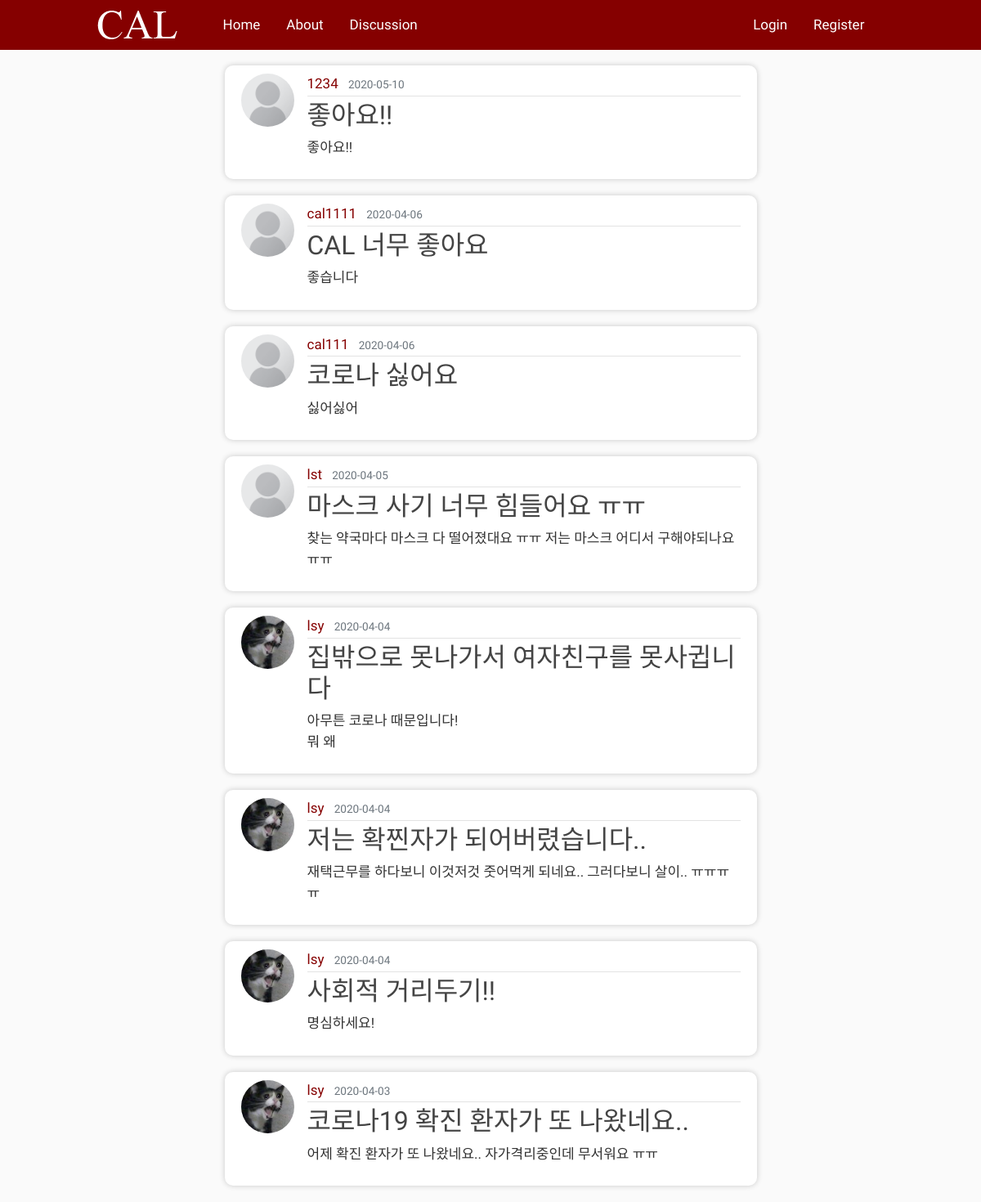
Page /discussion on the committed database.
### flaskblog/models.py (models this page shows, shortened)
class Post(db.Model):
    id = db.Column(db.Integer, primary_key=True)
    title = db.Column(db.String(100), nullable=False)
    date_posted = db.Column(db.DateTime, nullable=False, default=datetime.utcnow())
    content = db.Column(db.Text, nullable=False)
    user_id = db.Column(db.Integer, db.ForeignKey('user.id'), nullable=False)

class User(db.Model, UserMixin):
    id = db.Column(db.Integer, primary_key=True)
    username = db.Column(db.String(20), unique=True, nullable=False)
    email = db.Column(db.String(120), unique=True, nullable=False)
    image_file = db.Column(db.String(20), nullable=False, default='default.jpg')
    password = db.Column(db.String(60), nullable=False)
    posts = db.relationship('Post', backref='author', lazy=True)

### flaskblog/routes.py (the view)
@app.route("/discussion")
def home():
    posts = Post.query.all()
    return render_template('discussion.html', posts=posts)

### flaskblog/templates/discussion.html (shortened to what this page needs)
{% extends "layout.html" %}
{% block content %}
{% for post in posts|reverse %}
<article class="media content-section" id="posts">
    <img class="rounded-circle article-img"
        src="{{ url_for('static', filename='profile_pics/' + post.author.image_file) }}">
    <div class="media-body">
        <div class="article-metadata">
            <a class="mr-2" href="#">{{ post.author.username }}</a>
            <small class="text-muted">{{ post.date_posted.strftime('%Y-%m-%d') }}</small>
        </div>
        <h2><a class="article-title" href="{{ url_for('post', post_id=post.id) }}">{{ post.title }}</a></h2>
        <p class="article-content">{{ post.content }}</p>
    </div>
</article>
{% endfor %}
{% endblock content %}

### flaskblog/templates/layout.html (shortened to what this page needs)
<!DOCTYPE html>
<html lang="en">
<head>
    <link rel="stylesheet" href="https://stackpath.bootstrapcdn.com/bootstrap/4.4.1/css/bootstrap.min.css"
>
    <link rel="stylesheet" type="text/css" href="{{ url_for('static', filename='main.css') }}">
</head>
<body>
    <header class="site-header">
        <nav class="navbar navbar-expand-md navbar-dark bg-steel fixed-top">
            <div class="container-fluid" id="navContainer">
                <a class="navbar-brand mr-5" href="/home" id="logo">
                    <img src="../static/img/CAL_logo.png" alt="" id="logoImg">
                </a>
                <div class="collapse navbar-collapse" id="navbarToggle">
                    <div class="navbar-nav mr-auto">
                        <a class="nav-item nav-link mr-3" href="/home">Home</a>
                        <a class="nav-item nav-link mr-3" href="{{ url_for('about') }}">About</a>
                        <a class="nav-item nav-link mr-3" href="{{ url_for('home') }}">Discussion</a>
                    </div>
                    <div class="navbar-nav">
                        {% if current_user.is_authenticated %}
                        <a class="nav-item nav-link mr-3" href="{{ url_for('new_post') }}">New Post</a>
                        <a class="nav-item nav-link mr-3" href="{{ url_for('account') }}">Account</a>
                        <a class="nav-item nav-link mr-3" href="{{ url_for('logout') }}">Logout</a>
                        {% else %}
                        <a class="nav-item nav-link mr-3" href="{{ url_for('login') }}">Login</a>
                        <a class="nav-item nav-link mr-3" href="{{ url_for('register') }}">Register</a>
                        {% endif %}
                    </div>
                </div>
            </div>
        </nav>
    </header>
    <main role="main" class="container-fluid">
        <div class="row">
            <div class="col-lg-12">
                {% block content %}{% endblock %}
            </div>
        </div>
    </main>
</body>
</html>

### flaskblog/static/main.css (style rules this page uses)
body { background: #fafafa; color: #333333; margin-top: 5rem; }
h1, h2, h3, h4, h5, h6 { color: #444444; }
.bg-steel { background-color: #5f788a; }
.site-header .navbar-nav .nav-link { color: #cbd5db; }
.content-section { background: #ffffff; padding: 10px 20px; border: 1px solid #dddddd; border-radius: 3px; margin-bottom: 20px; }
.article-title { color: #444444; }
.article-content { white-space: pre-line; }
.article-img { height: 65px; width: 65px; margin-right: 16px; }
.article-metadata { padding-bottom: 1px; margin-bottom: 4px; border-bottom: 1px solid #e3e3e3 }

### flaskblog/templates/layout.html (style rules this page uses)
body { font-family: 'Nanum Gothic'; font-size: 17px; }
#logo { font-family: 'Martel', serif; font-size: 1.1em; }
.navbar { background-color: rgb(133, 0, 0); }
#navbarToggle a { color: white; }
.article-metadata a { color: rgb(133, 0, 0); }
article.media.content-section { border-radius: 10px; }
.container-fluid { width: 80%; }
#navContainer { width: 85%; }

### flaskblog/templates/discussion.html (style rules this page uses)
body>main>div>div>article { position: relative; width: 70%; margin: auto; }
#posts { border: 0; box-shadow: 0px 0px 7px rgba(0, 0, 0, 0.2); }

### rows in the picture
Post: image_file (placeholder picture), author.username "1234", date_posted "2020-05-10", title "좋아요!!", content "좋아요!!"
Post: image_file (placeholder picture), author.username "cal1111", date_posted "2020-04-06", title "CAL 너무 좋아요", content "좋습니다"
Post: image_file (placeholder picture), author.username "cal111", date_posted "2020-04-06", title "코로나 싫어요", content "싫어싫어"
Post: image_file (placeholder picture), author.username "lst", date_posted "2020-04-05", title "마스크 사기 너무 힘들어요 ㅠㅠ", content "찾는 약국마다 마스크 다 떨어졌대요 ㅠㅠ 저는 마스크 어디서 구해야되나요 ㅠㅠ"
Post: image_file (picture), author.username "lsy", date_posted "2020-04-04", title "집밖으로 못나가서 여자친구를 못사귑니다", content "아무튼 코로나 때문입니다! 뭐 왜"
Post: image_file (picture), author.username "lsy", date_posted "2020-04-04", title "저는 확찐자가 되어버렸습니다..", content "재택근무를 하다보니 이것저것 줏어먹게 되네요.. 그러다보니 살이.. ㅠㅠㅠㅠ"
Post: image_file (picture), author.username "lsy", date_posted "2020-04-04", title "사회적 거리두기!!", content "명심하세요!"
Post: image_file (picture), author.username "lsy", date_posted "2020-04-03", title "코로나19 확진 환자가 또 나왔네요..", content "어제 확진 환자가 또 나왔네요.. 자가격리중인데 무서워요 ㅠㅠ"
